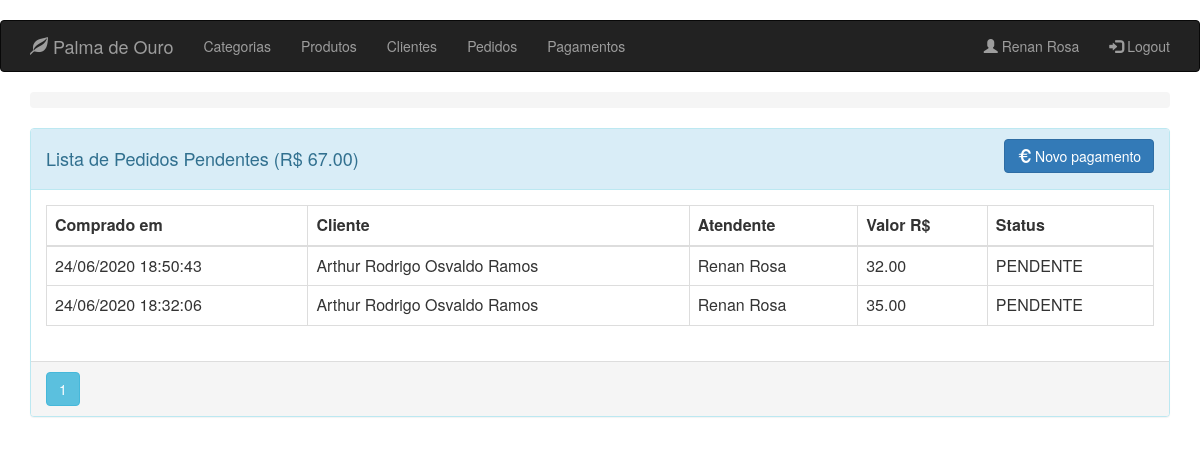
Before: /order/client/2/pending (signed in) with the older database file.
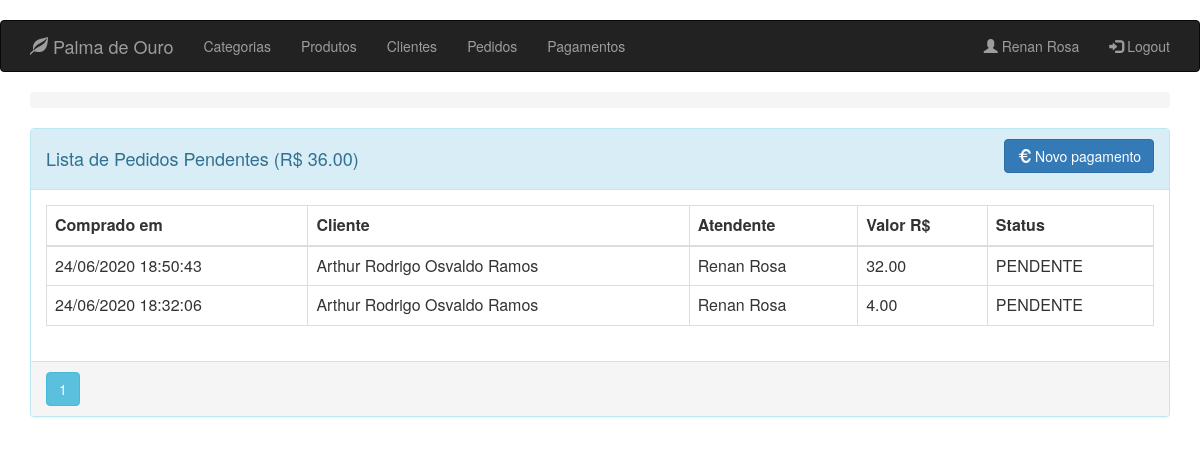
After: the same page with the newer database file.
### app/models.py (models this page shows, shortened)
class Order(db.Model):
    __tablename__ = 'orders'
    id = db.Column(db.Integer, primary_key=True)
    client_id = db.Column(db.Integer, ForeignKey('clients.id'), nullable=False)
    clerk_id = db.Column(db.Integer, ForeignKey('clerks.id'), nullable=False)
    payment_id = db.Column(db.Integer, ForeignKey('payments.id'), nullable=True)
    date = db.Column(db.DateTime, index=True, default=datetime.now)
    total = db.Column(db.Numeric(10, 2), default=0)
    status = db.Column(db.Enum(Status), default=Status.PENDENTE)
    client = relationship("Client", backref=backref('orders', order_by=id))
    clerk = relationship("Clerk", backref=backref('orders', order_by=id))
    payment = relationship("Payment", backref=backref('orders', order_by=id), lazy=True)

class User(db.Model):
    __metaclass__ = ABCMeta
    __abstract__ = True
    id = db.Column(db.Integer, primary_key=True)
    name = db.Column(db.String(64), nullable=False, index=True)
    phone_number = db.Column(db.String(13), nullable=False)

class Client(User):
    __tablename__ = 'clients'
    __mapper_args__ = {'concrete': True}
    identification = db.Column(db.String(9), unique=True)
    notifiable = db.Column(db.Boolean)
    address = db.Column(db.String(64))
    status = db.Column(db.Boolean)

class Clerk(User, UserMixin):
    __tablename__ = 'clerks'
    image_file = db.Column(db.String(24), default='default.png')
    email = db.Column(db.String(64), unique=True)
    password_hash = db.Column(db.String(128), nullable=False)
    __mapper_args__ = {
        'concrete': True
    }
    @property
    def password(self) -> None:
        raise AttributeError('password is not a readable attribute')

### app/routes/order/routes.py (the view)
@blueprint_order.route('/order/client/<int:id>/pending', methods=['GET'])
@register_breadcrumb(blueprint_order, '.id', '', dynamic_list_constructor=view_client_dlc)
@login_required
def pending_order(id):
    page = request.args.get('page', 1, type=int)
    if page == 1:
        total = db.session.query(func.sum(Order.total)) \
            .filter_by(client_id=id, status=Status.PENDENTE) \
            .scalar()
    orders = Order.query.filter_by(client_id=id, status=Status.PENDENTE) \
        .order_by(Order.date.desc()) \
        .paginate(page=page, per_page=10)
    return render_template('order/pending_order.html', orders=orders, client_id=id, total=total)

### app/models.py (called while the page is built)
@login_manager.user_loader
def load_user(id):
    return Clerk.query.get(id)

### app/templates/order/pending_order.html (shortened to what this page needs)
{% extends "base.html" %}
{% block page_content %}
<div class="panel panel-info" >
    <div class="panel-heading">
        <div class="row">
            <div class="col col-xs-6">
                <h4 class="titulo-principal">Lista de Pedidos Pendentes (R$ {{ total }}) </h4>
            </div>
            <div class="col col-xs-6 text-right">
                <a href="{{ url_for('blueprint_payment.new_payment',id=client_id ) }}" class="btn btn-primary">
                    <i class="glyphicon glyphicon-euro"></i>
                    <span>Novo pagamento</span>
                </a>
            </div>
        </div>
    </div>
    <div class="panel-body">
        <table class="table table-bordered">
            <thead>
                <tr>
                    <th>Comprado em</th>
                    <th>Cliente</th>
                    <th>Atendente</th>
                    <th>Valor R$</th>
                    <th>Status</th>
                </tr>
            </thead>
            <tbody>
                {% for order in orders.items %}
                    <tr>
                        <td>{{ order.date.strftime('%d/%m/%Y %H:%M:%S') }}</td>
                        <td>{{ order.client.name }}</td>
                        <td>{{ order.clerk.name }}</td>
                        <td>{{ order.total }}</td>
                        <td>{{ order.status.name }}</td>
                    </tr>
                {% endfor %}
            </tbody>
        </table>
    </div>
    <div class="panel-footer p-0">
        {% for page_number in orders.iter_pages(left_edge=1,right_edge=1,left_current=1,right_current=2) %}
                {% if page_number %}
                    {% if orders.page == page_number %}
                        <a class="btn btn-info mb-4"
                           href="{{ url_for('blueprint_order.get_orders',page=page_number) }}">{{ page_number }}</a>
                    {% else %}
                        <a class="btn btn-outline-info mb-4"
                           href="{{ url_for('blueprint_order.get_orders',page=page_number) }}">{{ page_number }}</a>
                    {% endif %}
                {% else %}
                    ...
                {% endif %}
        {% endfor %}
    </div>
</div>
{% endblock %}

Changed rows visible on the page:
changed Order (number 2 of 2 on the later page): total "35.00" → "4.00"
Other visible differences:
{{ total }}: "67.00" → "36.00"
